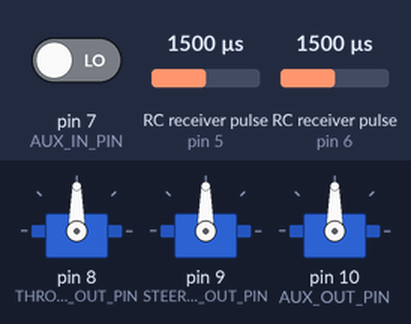
A sketch run on a simulated Arduino Uno, built with avr-gcc and run on an emulated ATmega328P. On the bench: 3 × servo. Wiring (inferred from the names in the program): 2 × RC receiver channel: data pin 5 / data pin 6. Inputs (shaded band) come from the test bench; at power-on: RC receiver pulse (sensors on pin 5, pin 6) 1500 µs, pin 7 (AUX_IN_PIN) LOW. What the sketch prints to the serial monitor is not drawn.

Above: at 1.2 s.
1.3 s: RC receiver pulse (sensor on pin 5) set to 1020 µs
At 2.5 s:
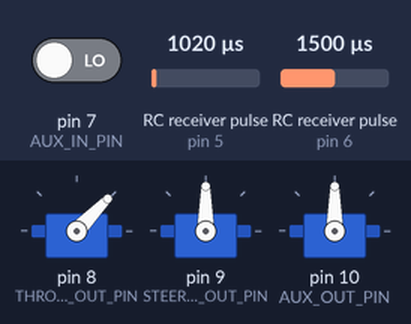
2.8 s: RC receiver pulse (sensor on pin 6) set to 1020 µs
At 3.8 s:
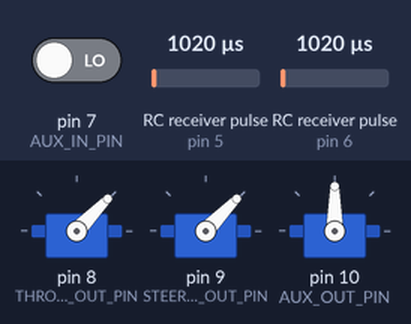
4.3 s: RC receiver pulse (sensor on pin 5) set to 1250 µs
At 4.9 s:
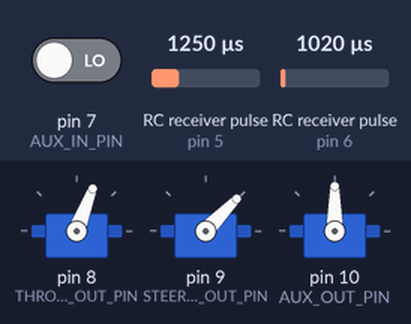
5.8 s: RC receiver pulse (sensor on pin 6) set to 1250 µs
At 6.1 s:
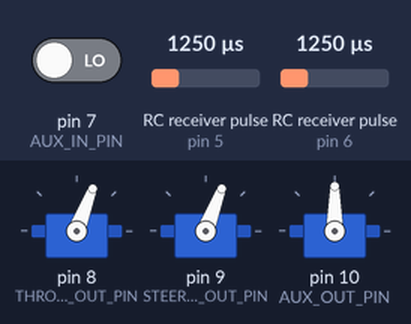
7.3 s: RC receiver pulse (sensor on pin 5) set to 1500 µs
At 8.4 s:
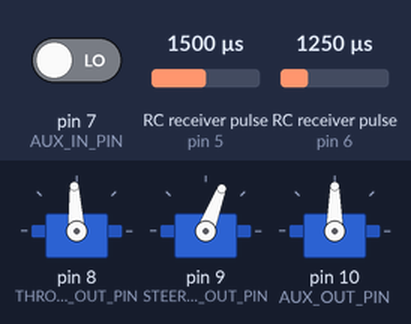
8.8 s: RC receiver pulse (sensor on pin 6) set to 1750 µs
At 9.6 s:
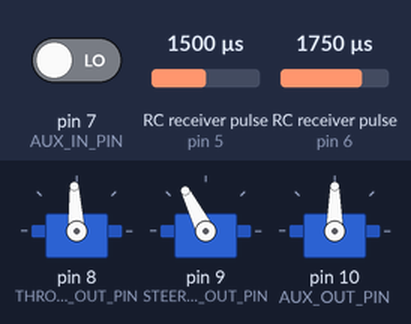
Timing chart, 0 to 11.3 s (numbered marks = the images above; inputs shaded):
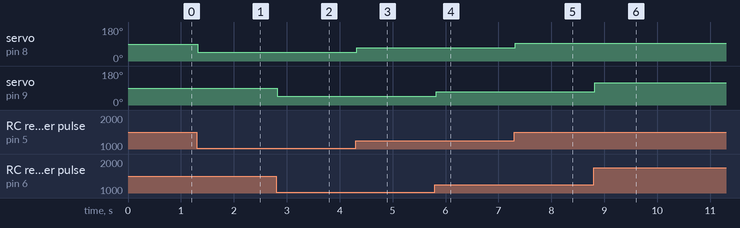

The sketch:

rcarduino_MultiChannels.ino
```cpp
// MultiChannels
//
// rcarduino.blogspot.com
//
// A simple approach for reading three RC Channels using pin change interrupts
//
// See related posts -
// http://rcarduino.blogspot.co.uk/2012/01/how-to-read-rc-receiver-with.html
// http://rcarduino.blogspot.co.uk/2012/03/need-more-interrupts-to-read-more.html
// http://rcarduino.blogspot.co.uk/2012/01/can-i-control-more-than-x-servos-with.html
//
// rcarduino.blogspot.com
//

// include the pinchangeint library - see the links in the related topics section above for details
#include <PinChangeInt.h>

#include <Servo.h>

// Assign your channel in pins
#define THROTTLE_IN_PIN 5
#define STEERING_IN_PIN 6
#define AUX_IN_PIN 7

// Assign your channel out pins
#define THROTTLE_OUT_PIN 8
#define STEERING_OUT_PIN 9
#define AUX_OUT_PIN 10

// Servo objects generate the signals expected by Electronic Speed Controllers and Servos
// We will use the objects to output the signals we read in
// this example code provides a straight pass through of the signal with no custom processing
Servo servoThrottle;
Servo servoSteering;
Servo servoAux;

// These bit flags are set in bUpdateFlagsShared to indicate which
// channels have new signals
#define THROTTLE_FLAG 1
#define STEERING_FLAG 2
#define AUX_FLAG 4

// holds the update flags defined above
volatile uint8_t bUpdateFlagsShared;

// shared variables are updated by the ISR and read by loop.
// In loop we immediatley take local copies so that the ISR can keep ownership of the
// shared ones. To access these in loop
// we first turn interrupts off with noInterrupts
// we take a copy to use in loop and the turn interrupts back on
// as quickly as possible, this ensures that we are always able to receive new signals
volatile uint16_t unThrottleInShared;
volatile uint16_t unSteeringInShared;
volatile uint16_t unAuxInShared;

// These are used to record the rising edge of a pulse in the calcInput functions
// They do not need to be volatile as they are only used in the ISR. If we wanted
// to refer to these in loop and the ISR then they would need to be declared volatile
uint32_t ulThrottleStart;
uint32_t ulSteeringStart;
uint32_t ulAuxStart;

void setup()
{
  Serial.begin(9600);

  Serial.println("multiChannels");

  // attach servo objects, these will generate the correct
  // pulses for driving Electronic speed controllers, servos or other devices
  // designed to interface directly with RC Receivers
  servoThrottle.attach(THROTTLE_OUT_PIN);
  servoSteering.attach(STEERING_OUT_PIN);
  servoAux.attach(AUX_OUT_PIN);

  // using the PinChangeInt library, attach the interrupts
  // used to read the channels
  PCintPort::attachInterrupt(THROTTLE_IN_PIN, calcThrottle,CHANGE);
  PCintPort::attachInterrupt(STEERING_IN_PIN, calcSteering,CHANGE);
  PCintPort::attachInterrupt(AUX_IN_PIN, calcAux,CHANGE);
}

void loop()
{
  // create local variables to hold a local copies of the channel inputs
  // these are declared static so that thier values will be retained
  // between calls to loop.
  static uint16_t unThrottleIn;
  static uint16_t unSteeringIn;
  static uint16_t unAuxIn;
  // local copy of update flags
  static uint8_t bUpdateFlags;

  // check shared update flags to see if any channels have a new signal
  if(bUpdateFlagsShared)
  {
    noInterrupts(); // turn interrupts off quickly while we take local copies of the shared variables

    // take a local copy of which channels were updated in case we need to use this in the rest of loop
    bUpdateFlags = bUpdateFlagsShared;

    // in the current code, the shared values are always populated
    // so we could copy them without testing the flags
    // however in the future this could change, so lets
    // only copy when the flags tell us we can.

    if(bUpdateFlags & THROTTLE_FLAG)
    {
      unThrottleIn = unThrottleInShared;
    }

    if(bUpdateFlags & STEERING_FLAG)
    {
      unSteeringIn = unSteeringInShared;
    }

    if(bUpdateFlags & AUX_FLAG)
    {
      unAuxIn = unAuxInShared;
    }

    // clear shared copy of updated flags as we have already taken the updates
    // we still have a local copy if we need to use it in bUpdateFlags
    bUpdateFlagsShared = 0;

    interrupts(); // we have local copies of the inputs, so now we can turn interrupts back on
    // as soon as interrupts are back on, we can no longer use the shared copies, the interrupt
    // service routines own these and could update them at any time. During the update, the
    // shared copies may contain junk. Luckily we have our local copies to work with :-)
  }

  // do any processing from here onwards
  // only use the local values unAuxIn, unThrottleIn and unSteeringIn, the shared
  // variables unAuxInShared, unThrottleInShared, unSteeringInShared are always owned by
  // the interrupt routines and should not be used in loop

  // the following code provides simple pass through
  // this is a good initial test, the Arduino will pass through
  // receiver input as if the Arduino is not there.
  // This should be used to confirm the circuit and power
  // before attempting any custom processing in a project.

  // we are checking to see if the channel value has changed, this is indicated
  // by the flags. For the simple pass through we don't really need this check,
  // but for a more complex project where a new signal requires significant processing
  // this allows us to only calculate new values when we have new inputs, rather than
  // on every cycle.
  if(bUpdateFlags & THROTTLE_FLAG)
  {
    if(servoThrottle.readMicroseconds() != unThrottleIn)
    {
      servoThrottle.writeMicroseconds(unThrottleIn);
    }
  }

  if(bUpdateFlags & STEERING_FLAG)
  {
    if(servoSteering.readMicroseconds() != unSteeringIn)
    {
      servoSteering.writeMicroseconds(unSteeringIn);
    }
  }

  if(bUpdateFlags & AUX_FLAG)
  {
    if(servoAux.readMicroseconds() != unAuxIn)
    {
      servoAux.writeMicroseconds(unAuxIn);
    }
  }

  bUpdateFlags = 0;
}


// simple interrupt service routine
void calcThrottle()
{
  // if the pin is high, its a rising edge of the signal pulse, so lets record its value
  if(digitalRead(THROTTLE_IN_PIN) == HIGH)
  {
    ulThrottleStart = micros();
  }
  else
  {
    // else it must be a falling edge, so lets get the time and subtract the time of the rising edge
    // this gives use the time between the rising and falling edges i.e. the pulse duration.
    unThrottleInShared = (uint16_t)(micros() - ulThrottleStart);
    // use set the throttle flag to indicate that a new throttle signal has been received
    bUpdateFlagsShared |= THROTTLE_FLAG;
  }
}

void calcSteering()
{
  if(digitalRead(STEERING_IN_PIN) == HIGH)
  {
    ulSteeringStart = micros();
  }
  else
  {
    unSteeringInShared = (uint16_t)(micros() - ulSteeringStart);
    bUpdateFlagsShared |= STEERING_FLAG;
  }
}

void calcAux()
{
  if(digitalRead(AUX_IN_PIN) == HIGH)
  {
    ulAuxStart = micros();
  }
  else
  {
    unAuxInShared = (uint16_t)(micros() - ulAuxStart);
    bUpdateFlagsShared |= AUX_FLAG;
  }
}
```

Measured:
- after the input at 1.3 s, servo on pin 8 (THROTTLE_OUT_PIN): 90° → 46° at once
- after the input at 2.8 s, servo on pin 9 (STEERING_OUT_PIN): 90° → 46° at once
- after the input at 4.3 s, servo on pin 8 (THROTTLE_OUT_PIN): 46° → 69° at once
- after the input at 5.8 s, servo on pin 9 (STEERING_OUT_PIN): 46° → 69° at once
- after the input at 7.3 s, servo on pin 8 (THROTTLE_OUT_PIN): 69° → 93° at once
- after the input at 8.8 s, servo on pin 9 (STEERING_OUT_PIN): 69° → 117° at once
